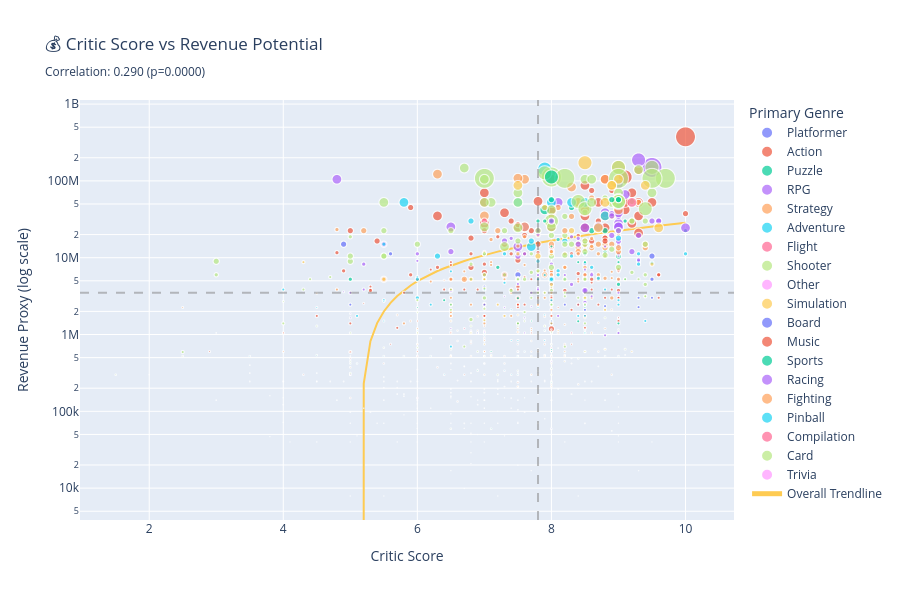

Notebook code cell kept with this figure:
### Markdown cell above
## 3. ROI Analysis: Revenue Potential by Critic Score

**Question:** Do critic scores translate to actual revenue?

**What to look for:**
- High score/High revenue quadrant = Proven success formula ✅
- Revenue increases with score = Reviews drive profits 💰
- Outliers = Marketing or franchise power

### Code cell
# Filter valid revenue data
df_revenue = df_analysis[df_analysis['revenue_proxy'] > 0].copy()

# Calculate correlation
corr_rev, p_value_rev = stats.pearsonr(df_revenue['critic_score'], df_revenue['revenue_proxy'])

# Add quadrants
median_score = df_revenue['critic_score'].median()
median_revenue = df_revenue['revenue_proxy'].median()

# Create scatter plot
fig = px.scatter(
    df_revenue,
    x='critic_score',
    y='revenue_proxy',
    color='primary_genre',
    size='owners_midpoint',
    hover_data=['title', 'price', 'owners_midpoint'],
    title=f'💰 Critic Score vs Revenue Potential<br><sub>Correlation: {corr_rev:.3f} (p={p_value_rev:.4f})</sub>',
    labels={'critic_score': 'Critic Score', 'revenue_proxy': 'Revenue Proxy ($)'},
    trendline='ols',
    trendline_scope='overall',
    height=600
)

# Add quadrant lines
fig.add_vline(x=median_score, line_dash="dash", line_color="gray", opacity=0.5)
fig.add_hline(y=median_revenue, line_dash="dash", line_color="gray", opacity=0.5)

# Add quadrant labels
fig.add_annotation(x=median_score + 1, y=median_revenue * 10, text="✅ Success Zone",
                  showarrow=False, bgcolor="lightgreen", opacity=0.7)
fig.add_annotation(x=median_score - 1, y=median_revenue * 10, text="⚠️ Hidden Gems",
                  showarrow=False, bgcolor="lightyellow", opacity=0.7)
fig.add_annotation(x=median_score + 1, y=median_revenue / 10, text="❓ Underperformers",
                  showarrow=False, bgcolor="lightcoral", opacity=0.7)

fig.update_yaxes(type='log', title='Revenue Proxy (log scale)')
fig.update_layout(
    showlegend=True,
    legend=dict(title='Primary Genre', orientation='v', x=1.02, y=1)
)

fig.show()

print(f"\n💡 Key Insight: Correlation = {corr_rev:.3f}")
if corr_rev > 0.3:
    print("✅ Strong relationship! Better reviews = Higher revenue potential")
elif corr_rev > 0.1:
    print("⚠️ Moderate relationship. Reviews help but other factors matter")
else:
    print("❌ Weak relationship. Marketing/franchise power may dominate")

### Figure 1 — Plotly figure (JSON) as saved in the notebook; plotly's stock layout.template omitted (floating-point values rounded to 4 significant figures; data arrays with more than 128 entries replaced by an {"elided": "..."} marker saying what was removed)
{"data": [{"customdata": [["1001 Spikes", 9.99, 75000], ["140", 3.99, 350000], ["A.R.E.S.: Extinction Agenda", 3.99, 150000], ["Aaru's Awakening", 10.99, 35000], ["And Yet It Moves", 6.99, 350000], ["Bionic Commando Rearmed", 6.49, 350000], ["Bit.Trip Runner", 6.99, 750000], ["Braid", 10.99, 1500000], ["Capsized", 5.99, 350000], ["DuckTales Remastered", 11.99, 350000], ["Escape Goat", 3.99, 35000], ["Fenix Rage", 9.99, 35000], ["Fez", 6.99, 1500000], ["Grow Home", 6.69, 350000], ["Grow Up", 8.59, 75000], ["Guacamelee!", 15.49, 35000], ["Hell Yeah! Wrath of the Dead Rabbit", 9.99, 1500000], ["InMomentum", 6.99, 75000], ["Limbo", 6.99, 3500000], ["Lovers in a Dangerous Spacetime", 10.99, 350000], ["Mushroom 11", 10.99, 150000], ["Pid", 6.99, 750000], ["Prince of Persia", 8.59, 350000], ["Psychonauts", 6.99, 3500000], ["Rayman Origins", 8.59, 350000], ["Shovel Knight", 18.99, 750000], ["Sideway: New York", 6.99, 75000], ["Snapshot", 6.99, 350000], ["SteamWorld Dig", 6.99, 750000], ["Super Meat Boy", 3.99, 10000], ["The Swapper", 11.99, 750000], ["They Bleed Pixels", 6.99, 350000], ["Thomas Was Alone", 5.99, 750000], ["Tobe's Vertical Adventure", 0.79, 75000], ["VVVVVV", 3.99, 1500000]], "hovertemplate": "primary_genre=Platformer<br>Critic Score=%{x}<br>Revenue Proxy ($)=%{y}<br>owners_midpoint=%{customdata[2]}<br>title=%{customdata[0]}<br>price=%{customdata[1]}<extra></extra>", "legendgroup": "Platformer", "marker": {"color": "#636efa", "size": [75000, 350000, 150000, 35000, 350000, 350000, 750000, 1500000, 350000, 350000, 35000, 35000, 1500000, 350000, 75000, 35000, 1500000, 75000, 3500000, 350000, 150000, 750000, 350000, 3500000, 350000, 750000, 75000, 350000, 750000, 10000, 750000, 350000, 750000, 75000, 1500000], "sizemode": "area", "sizeref": 37500, "symbol": "circle"}, "mode": "markers", "name": "Platformer", "showlegend": true, "type": "scattergl", "x": [8.0, 8.0, 7.5, 6.7, 8.4, 9.3, 7.0, 8.8, 8.5, 7.0, 8.0, 6.0, 9.5, 8.8, 7.8, 9.1, 4.9, 6.0, 9.0, 8.5, 9.0, 7.8, 9.3, 8.7, 9.5, 9.0, 8.0, 5.0, 9.5, 9.0, 9.3, 8.2, 8.0, 8.0, 7.5], "xaxis": "x", "y": [749200.0, 1396000.0, 598500.0, 384600.0, 2446000.0, 2272000.0, 5242000.0, 16480000.0, 2096000.0, 4196000.0, 139600.0, 349600.0, 10480000.0, 2342000.0, 644200.0, 542200.0, 14980000.0, 524200.0, 24460000.0, 3846000.0, 1648000.0, 5242000.0, 3006000.0, 24460000.0, 3006000.0, 14240000.0, 524200.0, 2446000.0, 5242000.0, 39900.0, 8992000.0, 2446000.0, 4492000.0, 59250.0, 5985000.0], "yaxis": "y"}, {"customdata": {"elided": "247x3 mixed values"}, "hovertemplate": "primary_genre=Action<br>Critic Score=%{x}<br>Revenue Proxy ($)=%{y}<br>owners_midpoint=%{customdata[2]}<br>title=%{customdata[0]}<br>price=%{customdata[1]}<extra></extra>", "legendgroup": "Action", "marker": {"color": "#EF553B", "size": {"elided": "247 int values"}, "sizemode": "area", "sizeref": 37500, "symbol": "circle"}, "mode": "markers", "name": "Action", "showlegend": true, "type": "scattergl", "x": {"elided": "247 float values"}, "xaxis": "x", "y": {"elided": "247 float values"}, "yaxis": "y"}, {"customdata": {"elided": "49x3 mixed values"}, "hovertemplate": "primary_genre=Puzzle<br>Critic Score=%{x}<br>Revenue Proxy ($)=%{y}<br>owners_midpoint=%{customdata[2]}<br>title=%{customdata[0]}<br>price=%{customdata[1]}<extra></extra>", "legendgroup": "Puzzle", "marker": {"color": "#00cc96", "size": [35000, 350000, 1500000, 350000, 35000, 10000, 350000, 750000, 150000, 150000, 75000, 35000, 750000, 3500000, 750000, 150000, 750000, 10000, 10000, 35000, 35000, 35000, 35000, 10000, 750000, 750000, 350000, 350000, 35000, 75000, 350000, 350000, 35000, 75000, 350000, 75000, 1500000, 350000, 35000, 1500000, 350000, 35000, 750000, 75000, 350000, 1500000, 150000, 350000, 150000], "sizemode": "area", "sizeref": 37500, "symbol": "circle"}, "mode": "markers", "name": "Puzzle", "showlegend": true, "type": "scattergl", "x": [5.9, 7.0, 8.6, 8.0, 7.4, 7.3, 7.5, 8.8, 6.8, 8.0, 8.0, 6.9, 9.0, 7.9, 7.2, 8.5, 5.0, 6.8, 6.0, 7.5, 6.5, 6.8, 7.7, 7.0, 7.5, 8.5, 8.4, 9.0, 8.5, 8.5, 8.0, 6.5, 6.7, 7.1, 8.0, 6.9, 8.8, 9.1, 4.0, 8.3, 7.0, 6.5, 10.0, 4.5, 8.0, 9.0, 7.1, 7.5, 8.0], "xaxis": "x", "y": [244600.0, 2446000.0, 22480000.0, 1488000.0, 148800.0, 47900.0, 2972000.0, 11990000.0, 1078000.0, 238500.0, 359200.0, 122200.0, 4500000.0, 41960000.0, 7492000.0, 1048000.0, 5242000.0, 20900.0, 59900.0, 209600.0, 419600.0, 244600.0, 244600.0, 69900.0, 5242000.0, 5242000.0, 1488000.0, 1396000.0, 244600.0, 1124000.0, 2446000.0, 2446000.0, 384600.0, 59250.0, 1396000.0, 336800.0, 22480000.0, 5246000.0, 244600.0, 44980000.0, 5246000.0, 174600.0, 22490000.0, 539200.0, 5246000.0, 10480000.0, 598500.0, 1396000.0, 637500.0], "yaxis": "y"}, {"customdata": {"elided": "81x3 mixed values"}, "hovertemplate": "primary_genre=RPG<br>Critic Score=%{x}<br>Revenue Proxy ($)=%{y}<br>owners_midpoint=%{customdata[2]}<br>title=%{customdata[0]}<br>price=%{customdata[1]}<extra></extra>", "legendgroup": "RPG", "marker": {"color": "#ab63fa", "size": [350000, 350000, 750000, 750000, 350000, 750000, 150000, 350000, 150000, 3500000, 75000, 350000, 750000, 750000, 750000, 150000, 750000, 750000, 750000, 75000, 3500000, 7500000, 75000, 750000, 1500000, 350000, 350000, 350000, 350000, 350000, 750000, 150000, 10000, 750000, 350000, 150000, 10000, 750000, 1500000, 1500000, 1500000, 1500000, 150000, 1500000, 3500000, 1500000, 150000, 350000, 1500000, 350000, 750000, 1500000, 750000, 1500000, 150000, 350000, 350000, 1500000, 3500000, 3500000, 3500000, 3500000, 3500000, 3500000, 3500000, 3500000, 3500000, 1500000, 1500000, 1500000, 15000000, 150000, 3500000, 3500000, 7500000, 350000, 1500000, 750000, 3500000, 750000, 750000], "sizemode": "area", "sizeref": 37500, "symbol": "circle"}, "mode": "markers", "name": "RPG", "showlegend": true, "type": "scattergl", "x": [8.8, 7.0, 8.0, 7.8, 7.8, 9.3, 6.5, 8.0, 7.6, 9.1, 6.8, 9.0, 7.0, 7.6, 9.0, 7.6, 8.5, 6.5, 8.5, 7.0, 9.0, 9.5, 7.0, 8.0, 5.5, 9.0, 7.0, 7.7, 8.6, 8.1, 9.0, 5.0, 6.0, 8.5, 8.6, 7.3, 6.8, 7.4, 9.2, 9.6, 9.6, 9.5, 7.3, 8.0, 8.1, 7.5, 7.7, 5.2, 9.0, 7.5, 8.6, 6.5, 5.2, 9.0, 6.5, 7.8, 6.5, 7.3, 9.0, 7.6, 9.0, 6.5, 9.0, 8.7, 8.8, 7.5, 9.0, 8.9, 9.3, 7.8, 9.5, 4.9, 8.5, 9.0, 9.3, 8.0, 7.5, 6.0, 10.0, 8.4, 8.4], "xaxis": "x", "y": [976500.0, 2446000.0, 3592000.0, 20240000.0, 4022000.0, 9368000.0, 1498000.0, 2446000.0, 1648000.0, 66460000.0, 1124000.0, 10500000.0, 11240000.0, 11240000.0, 11240000.0, 1048000.0, 3742000.0, 3742000.0, 2618000.0, 524200.0, 27960000.0, 149900000.0, 419200.0, 8242000.0, 14980000.0, 1047000.0, 3846000.0, 3496000.0, 3146000.0, 1746000.0, 14990000.0, 1648000.0, 39900.0, 8242000.0, 6296000.0, 2248000.0, 69900.0, 17840000.0, 11980000.0, 29980000.0, 29980000.0, 29980000.0, 3148000.0, 11980000.0, 52460000.0, 11980000.0, 2324000.0, 3846000.0, 34480000.0, 4546000.0, 5992000.0, 11980000.0, 8242000.0, 16480000.0, 1198000.0, 3846000.0, 3846000.0, 16480000.0, 90960000.0, 25160000.0, 25160000.0, 25160000.0, 25160000.0, 25160000.0, 38460000.0, 13960000.0, 38460000.0, 19480000.0, 19480000.0, 22480000.0, 149800000.0, 3598000.0, 24460000.0, 52460000.0, 187400000.0, 3846000.0, 10480000.0, 11240000.0, 24460000.0, 11240000.0, 17840000.0], "yaxis": "y"}, {"customdata": {"elided": "196x3 mixed values"}, "hovertemplate": "primary_genre=Strategy<br>Critic Score=%{x}<br>Revenue Proxy ($)=%{y}<br>owners_midpoint=%{customdata[2]}<br>title=%{customdata[0]}<br>price=%{customdata[1]}<extra></extra>", "legendgroup": "Strategy", "marker": {"color": "#FFA15A", "size": {"elided": "196 int values"}, "sizemode": "area", "sizeref": 37500, "symbol": "circle"}, "mode": "markers", "name": "Strategy", "showlegend": true, "type": "scattergl", "x": {"elided": "196 float values"}, "xaxis": "x", "y": {"elided": "196 float values"}, "yaxis": "y"}, {"customdata": {"elided": "128x3 mixed values"}, "hovertemplate": "primary_genre=Adventure<br>Critic Score=%{x}<br>Revenue Proxy ($)=%{y}<br>owners_midpoint=%{customdata[2]}<br>title=%{customdata[0]}<br>price=%{customdata[1]}<extra></extra>", "legendgroup": "Adventure", "marker": {"color": "#19d3f3", "size": [10000, 75000, 35000, 75000, 3500000, 3500000, 350000, 350000, 10000, 75000, 35000, 3500000, 3500000, 150000, 75000, 350000, 750000, 350000, 1500000, 35000, 75000, 35000, 7500000, 35000, 35000, 10000, 35000, 35000, 75000, 75000, 350000, 75000, 350000, 35000, 35000, 10000, 150000, 350000, 750000, 350000, 75000, 350000, 750000, 75000, 75000, 350000, 350000, 75000, 750000, 10000, 350000, 350000, 350000, 350000, 750000, 35000, 350000, 10000, 3500000, 75000, 3500000, 10000, 750000, 10000, 750000, 750000, 1500000, 75000, 150000, 750000, 10000, 75000, 10000, 75000, 750000, 10000, 1500000, 1500000, 350000, 350000, 35000, 150000, 150000, 350000, 750000, 150000, 10000, 75000, 75000, 75000, 35000, 150000, 150000, 150000, 35000, 350000, 750000, 10000, 150000, 150000, 150000, 350000, 750000, 10000, 35000, 750000, 1500000, 350000, 35000, 350000, 10000, 10000, 750000, 75000, 150000, 10000, 350000, 150000, 750000, 3500000, 750000, 1500000, 150000, 350000, 750000, 3500000, 75000, 150000], "sizemode": "area", "sizeref": 37500, "symbol": "circle"}, "mode": "markers", "name": "Adventure", "showlegend": true, "type": "scattergl", "x": [7.6, 6.0, 3.5, 3.5, 8.5, 8.3, 7.3, 5.5, 4.5, 7.3, 8.1, 8.0, 7.5, 5.5, 7.5, 9.0, 9.5, 8.4, 8.2, 7.8, 5.5, 9.0, 7.9, 7.5, 7.9, 8.2, 4.0, 7.8, 7.8, 5.1, 8.8, 5.8, 8.0, 8.0, 7.2, 7.5, 7.4, 6.5, 8.1, 6.0, 7.9, 6.2, 9.3, 7.0, 6.4, 9.0, 8.0, 7.5, 9.3, 7.5, 8.0, 7.5, 8.5, 6.5, 10.0, 7.5, 7.0, 7.2, 7.7, 6.2, 5.8, 7.2, 8.5, 5.5, 6.0, 8.1, 7.7, 6.2, 7.9, 5.5, 9.0, 8.8, 6.8, 7.4, 7.8, 7.0, 8.0, 6.3, 8.2, 4.0, 6.5, 7.9, 6.8, 8.5, 6.0, 4.5, 7.3, 7.0, 7.5, 7.6, 7.0, 7.0, 8.0, 5.5, 6.5, 6.5, 8.1, 6.7, 7.4, 7.5, 8.5, 6.8, 8.3, 8.0, 5.7, 8.6, 9.0, 6.8, 8.0, 8.0, 7.2, 6.8, 7.3, 7.0, 7.8, 6.9, 7.9, 7.0, 8.7, 8.8, 8.5, 6.8, 8.0, 9.4, 8.0, 9.0, 9.0, 8.5], "xaxis": "x", "y": [149900.0, 1124000.0, 244600.0, 524200.0, 52460000.0, 52460000.0, 4722000.0, 2796000.0, 39900.0, 336800.0, 195600.0, 52460000.0, 52460000.0, 1498000.0, 524200.0, 2796000.0, 8542000.0, 1746000.0, 16480000.0, 167600.0, 524200.0, 167600.0, 142400000.0, 139600.0, 244600.0, 39900.0, 244600.0, 69650.0, 336800.0, 419200.0, 3846000.0, 524200.0, 2796000.0, 244600.0, 195600.0, 69900.0, 2098000.0, 6646000.0, 6742000.0, 5596000.0, 1124000.0, 2446000.0, 11240000.0, 974200.0, 299200.0, 2446000.0, 2446000.0, 524200.0, 8242000.0, 71900.0, 2446000.0, 5246000.0, 1746000.0, 696500.0, 11240000.0, 244600.0, 3846000.0, 7900.0, 13960000.0, 524200.0, 52460000.0, 259900.0, 8542000.0, 7900.0, 5242000.0, 5992000.0, 16480000.0, 899200.0, 1798000.0, 14990000.0, 113900.0, 524200.0, 154900.0, 299200.0, 8992000.0, 139900.0, 5235000.0, 10480000.0, 5246000.0, 3846000.0, 542200.0, 838500.0, 1048000.0, 2446000.0, 2992000.0, 2248000.0, 149900.0, 524200.0, 299200.0, 599200.0, 139600.0, 1048000.0, 1048000.0, 2698000.0, 195600.0, 2446000.0, 17240000.0, 9900.0, 838500.0, 838500.0, 3448000.0, 5246000.0, 10490000.0, 149900.0, 167600.0, 7492000.0, 17980000.0, 5246000.0, 244600.0, 2446000.0, 249900.0, 28900.0, 11240000.0, 524200.0, 2248000.0, 139900.0, 5946000.0, 1498000.0, 5392000.0, 34960000.0, 11240000.0, 29980000.0, 598500.0, 1502000.0, 5242000.0, 48960000.0, 524200.0, 1048000.0], "yaxis": "y"}, {"customdata": [["Air Conflicts: Vietnam", 11.39, 35000], ["Battle of Europe", 6.99, 10000], ["Microsoft Flight Simulator X", 19.99, 1500000], ["Thunder Wolves", 7.99, 150000], ["Wings of Prey", 6.99, 150000]], "hovertemplate": "primary_genre=Flight<br>Critic Score=%{x}<br>Revenue Proxy ($)=%{y}<br>owners_midpoint=%{customdata[2]}<br>title=%{customdata[0]}<br>price=%{customdata[1]}<extra></extra>", "legendgroup": "Flight", "marker": {"color": "#FF6692", "size": [35000, 10000, 1500000, 150000, 150000], "sizemode": "area", "sizeref": 37500, "symbol": "circle"}, "mode": "markers", "name": "Flight", "showlegend": true, "type": "scattergl", "x": [3.5, 5.4, 7.0, 6.7, 8.3], "xaxis": "x", "y": [398600.0, 69900.0, 29980000.0, 1198000.0, 1048000.0], "yaxis": "y"}, {"customdata": {"elided": "184x3 mixed values"}, "hovertemplate": "primary_genre=Shooter<br>Critic Score=%{x}<br>Revenue Proxy ($)=%{y}<br>owners_midpoint=%{customdata[2]}<br>title=%{customdata[0]}<br>price=%{customdata[1]}<extra></extra>", "legendgroup": "Shooter", "marker": {"color": "#B6E880", "size": {"elided": "184 int values"}, "sizemode": "area", "sizeref": 37500, "symbol": "circle"}, "mode": "markers", "name": "Shooter", "showlegend": true, "type": "scattergl", "x": {"elided": "184 float values"}, "xaxis": "x", "y": {"elided": "184 float values"}, "yaxis": "y"}, {"customdata": [["Analogue: A Hate Story", 7.19, 150000], ["Blueberry Garden", 3.99, 35000], ["Gravity Ghost", 10.99, 10000], ["Musaic Box", 3.99, 35000]], "hovertemplate": "primary_genre=Other<br>Critic Score=%{x}<br>Revenue Proxy ($)=%{y}<br>owners_midpoint=%{customdata[2]}<br>title=%{customdata[0]}<br>price=%{customdata[1]}<extra></extra>", "legendgroup": "Other", "marker": {"color": "#FF97FF", "size": [150000, 35000, 10000, 35000], "sizemode": "area", "sizeref": 37500, "symbol": "circle"}, "mode": "markers", "name": "Other", "showlegend": true, "type": "scattergl", "x": [7.0, 6.0, 7.4, 8.0], "xaxis": "x", "y": [1078000.0, 139600.0, 109900.0, 139600.0], "yaxis": "y"}, {"customdata": {"elided": "48x3 mixed values"}, "hovertemplate": "primary_genre=Simulation<br>Critic Score=%{x}<br>Revenue Proxy ($)=%{y}<br>owners_midpoint=%{customdata[2]}<br>title=%{customdata[0]}<br>price=%{customdata[1]}<extra></extra>", "legendgroup": "Simulation", "marker": {"color": "#FECB52", "size": [350000, 1500000, 35000, 7500000, 350000, 750000, 150000, 75000, 10000, 150000, 350000, 75000, 75000, 350000, 3500000, 750000, 3500000, 35000, 3500000, 150000, 150000, 350000, 350000, 750000, 75000, 75000, 750000, 750000, 150000, 1500000, 750000, 75000, 150000, 150000, 150000, 3500000, 1500000, 3500000, 3500000, 3500000, 3500000, 35000, 350000, 10000, 350000, 350000, 350000, 750000], "sizemode": "area", "sizeref": 37500, "symbol": "circle"}, "mode": "markers", "name": "Simulation", "showlegend": true, "type": "scattergl", "x": [7.0, 8.3, 5.8, 8.5, 7.0, 7.5, 8.1, 8.2, 4.0, 7.0, 7.2, 7.1, 8.0, 8.5, 9.6, 9.5, 9.0, 7.0, 8.7, 9.2, 6.5, 7.0, 8.8, 8.0, 7.8, 6.9, 6.8, 5.5, 8.5, 7.9, 8.0, 8.8, 8.8, 7.5, 6.8, 8.8, 7.8, 9.4, 8.9, 8.9, 7.5, 7.9, 7.0, 6.8, 4.3, 7.3, 8.0, 8.0], "xaxis": "x", "y": [11900000.0, 22480000.0, 167600.0, 172400000.0, 5246000.0, 11240000.0, 1124000.0, 449200.0, 71900.0, 748500.0, 2446000.0, 539200.0, 224300.0, 3006000.0, 24460000.0, 8242000.0, 105000000.0, 419600.0, 24460000.0, 598500.0, 1498000.0, 5246000.0, 2096000.0, 11240000.0, 1049000.0, 1049000.0, 5242000.0, 5242000.0, 1648000.0, 44980000.0, 4492000.0, 644200.0, 643500.0, 1798000.0, 1048000.0, 52460000.0, 10480000.0, 87460000.0, 87460000.0, 87460000.0, 87460000.0, 251600.0, 1536000.0, 49900.0, 8746000.0, 1746000.0, 3496000.0, 11990000.0], "yaxis": "y"}, {"customdata": [["Armello", 14.99, 750000], ["Hero Academy", 4.79, 10000], ["The Witcher Adventure Game", 6.99, 150000]], "hovertemplate": "primary_genre=Board<br>Critic Score=%{x}<br>Revenue Proxy ($)=%{y}<br>owners_midpoint=%{customdata[2]}<br>title=%{customdata[0]}<br>price=%{customdata[1]}<extra></extra>", "legendgroup": "Board", "marker": {"color": "#636efa", "size": [750000, 10000, 150000], "sizemode": "area", "sizeref": 37500, "symbol": "circle"}, "mode": "markers", "name": "Board", "showlegend": true, "type": "scattergl", "x": [5.6, 9.0, 6.9], "xaxis": "x", "y": [11240000.0, 47900.0, 1048000.0], "yaxis": "y"}, {"customdata": [["Audiosurf", 10.99, 350000], ["Audiosurf 2", 10.99, 350000], ["Crypt of the Necrodancer", 10.99, 1500000], ["Soundodger", 5.59, 75000]], "hovertemplate": "primary_genre=Music<br>Critic Score=%{x}<br>Revenue Proxy ($)=%{y}<br>owners_midpoint=%{customdata[2]}<br>title=%{customdata[0]}<br>price=%{customdata[1]}<extra></extra>", "legendgroup": "Music", "marker": {"color": "#EF553B", "size": [350000, 350000, 1500000, 75000], "sizemode": "area", "sizeref": 37500, "symbol": "circle"}, "mode": "markers", "name": "Music", "showlegend": true, "type": "scattergl", "x": [8.6, 7.5, 8.8, 7.3], "xaxis": "x", "y": [3846000.0, 3846000.0, 16480000.0, 419200.0], "yaxis": "y"}, {"customdata": [["Blood Bowl", 7.99, 350000], ["Blood Bowl II", 14.99, 350000], ["Dangerous Golf", 14.99, 150000], ["Don Bradman Cricket", 15.49, 35000], ["Football Manager 2012", 37.99, 1500000], ["Football Manager 2013", 37.99, 1500000], ["Football Manager 2014", 37.99, 1500000], ["Football Manager 2015", 37.99, 1500000], ["NBA 2K10", 39.99, 750000], ["NBA 2K11", 39.99, 750000], ["NBA 2K13", 39.99, 750000], ["NBA 2K15", 39.99, 750000], ["NBA 2K9", 39.99, 350000], ["OlliOlli", 9.99, 150000], ["Out of the Park Baseball 15", 14.99, 150000], ["Pro Evolution Soccer 2013", 24.99, 350000], ["Pro Evolution Soccer 2014", 24.99, 350000], ["Pro Evolution Soccer 2015", 24.99, 350000], ["Rocket League", 14.99, 7500000], ["Rugby 15", 29.99, 10000], ["The Golf Club", 22.99, 35000]], "hovertemplate": "primary_genre=Sports<br>Critic Score=%{x}<br>Revenue Proxy ($)=%{y}<br>owners_midpoint=%{customdata[2]}<br>title=%{customdata[0]}<br>price=%{customdata[1]}<extra></extra>", "legendgroup": "Sports", "marker": {"color": "#00cc96", "size": [350000, 350000, 150000, 35000, 1500000, 1500000, 1500000, 1500000, 750000, 750000, 750000, 750000, 350000, 150000, 150000, 350000, 350000, 350000, 7500000, 10000, 35000], "sizemode": "area", "sizeref": 37500, "symbol": "circle"}, "mode": "markers", "name": "Sports", "showlegend": true, "type": "scattergl", "x": [6.4, 7.8, 6.0, 8.0, 9.0, 9.0, 8.0, 8.9, 7.9, 8.0, 9.1, 7.8, 8.0, 7.7, 8.5, 8.5, 8.4, 9.0, 8.0, 2.0, 7.0], "xaxis": "x", "y": [2796000.0, 5246000.0, 2248000.0, 542200.0, 56980000.0, 56980000.0, 56980000.0, 56980000.0, 29990000.0, 29990000.0, 29990000.0, 29990000.0, 14000000.0, 1498000.0, 2248000.0, 8746000.0, 8746000.0, 8746000.0, 112400000.0, 299900.0, 804600.0], "yaxis": "y"}, {"customdata": [["Burnout Paradise: The Ultimate Box", 9.99, 1500000], ["Death Track: Resurrection", 1.99, 35000], ["Dirt Rally", 24.99, 1500000], ["Ducati World Championship", 3.99, 35000], ["F1 2012", 14.99, 350000], ["F1 2013", 9.99, 150000], ["F1 2015", 29.99, 3500000], ["F1 2016", 39.99, 350000], ["FlatOut: Ultimate Carnage", 16.99, 350000], ["FlatOut 2", 5.99, 750000], ["Grid 2", 19.98, 1500000], ["Grid Autosport", 24.99, 750000], ["L.A. Street Racing", 9.29, 10000], ["MX vs. ATV Unleashed", 8.99, 35000], ["Need for Speed: Hot Pursuit", 14.99, 1500000], ["Need for Speed Shift", 9.99, 350000], ["Need for Speed Undercover", 9.99, 350000], ["Nimbus", 5.99, 75000], ["Off-Road Drive", 3.99, 75000], ["Project CARS", 23.39, 1500000], ["RACE 07", 2.49, 1500000], ["RC Cars", 1.99, 10000], ["Shift 2 Unleashed", 19.99, 350000], ["Split/Second", 15.49, 75000], ["Test Drive: Ferrari Racing Legends", 14.99, 10000], ["The Crew", 25.99, 350000], ["Trackmania 2: Canyon", 16.99, 150000], ["Trials 2: Second Edition", 5.99, 75000], ["Trials Fusion", 16.99, 350000], ["WRC 3 FIA World Rally Championship", 24.99, 75000], ["Xpand Rally", 3.99, 35000]], "hovertemplate": "primary_genre=Racing<br>Critic Score=%{x}<br>Revenue Proxy ($)=%{y}<br>owners_midpoint=%{customdata[2]}<br>title=%{customdata[0]}<br>price=%{customdata[1]}<extra></extra>", "legendgroup": "Racing", "marker": {"color": "#ab63fa", "size": [1500000, 35000, 1500000, 35000, 350000, 150000, 3500000, 350000, 350000, 750000, 1500000, 750000, 10000, 35000, 1500000, 350000, 350000, 75000, 75000, 1500000, 1500000, 10000, 350000, 75000, 10000, 350000, 150000, 75000, 350000, 75000, 35000], "sizemode": "area", "sizeref": 37500, "symbol": "circle"}, "mode": "markers", "name": "Racing", "showlegend": true, "type": "scattergl", "x": [8.4, 6.7, 8.9, 3.0, 9.0, 8.0, 4.8, 8.8, 7.8, 8.3, 8.0, 8.3, 6.5, 7.5, 9.0, 9.0, 5.0, 8.0, 5.0, 8.9, 8.5, 7.5, 8.5, 8.5, 6.5, 6.0, 8.5, 8.0, 8.2, 5.0, 8.0], "xaxis": "x", "y": [14980000.0, 69650.0, 37480000.0, 139600.0, 5246000.0, 1498000.0, 105000000.0, 14000000.0, 5946000.0, 4492000.0, 29970000.0, 18740000.0, 92900.0, 314600.0, 22480000.0, 3496000.0, 3496000.0, 449200.0, 299200.0, 35080000.0, 3735000.0, 19900.0, 6996000.0, 1162000.0, 149900.0, 9096000.0, 2548000.0, 449200.0, 5946000.0, 1874000.0, 139600.0], "yaxis": "y"}, {"customdata": [["Divekick", 3.99, 350000], ["Injustice: Gods Among Us -- Ultimate Edition", 14.99, 1500000], ["Nidhogg", 6.99, 750000], ["Punch Club", 6.99, 750000], ["Street Fighter IV", 13.99, 150000], ["Street Fighter V", 15.99, 750000]], "hovertemplate": "primary_genre=Fighting<br>Critic Score=%{x}<br>Revenue Proxy ($)=%{y}<br>owners_midpoint=%{customdata[2]}<br>title=%{customdata[0]}<br>price=%{customdata[1]}<extra></extra>", "legendgroup": "Fighting", "marker": {"color": "#FFA15A", "size": [350000, 1500000, 750000, 750000, 150000, 750000], "sizemode": "area", "sizeref": 37500, "symbol": "circle"}, "mode": "markers", "name": "Fighting", "showlegend": true, "type": "scattergl", "x": [7.0, 8.2, 9.0, 6.5, 8.9, 8.0], "xaxis": "x", "y": [1396000.0, 22480000.0, 5242000.0, 5242000.0, 2098000.0, 11990000.0], "yaxis": "y"}, {"customdata": [["Dream Pinball 3D", 4.99, 350000]], "hovertemplate": "primary_genre=Pinball<br>Critic Score=%{x}<br>Revenue Proxy ($)=%{y}<br>owners_midpoint=%{customdata[2]}<br>title=%{customdata[0]}<br>price=%{customdata[1]}<extra></extra>", "legendgroup": "Pinball", "marker": {"color": "#19d3f3", "size": [350000], "sizemode": "area", "sizeref": 37500, "symbol": "circle"}, "mode": "markers", "name": "Pinball", "showlegend": true, "type": "scattergl", "x": [5.1], "xaxis": "x", "y": [1746000.0], "yaxis": "y"}, {"customdata": [["Grand Theft Auto: Episodes from Liberty City", 14.99, 3500000]], "hovertemplate": "primary_genre=Compilation<br>Critic Score=%{x}<br>Revenue Proxy ($)=%{y}<br>owners_midpoint=%{customdata[2]}<br>title=%{customdata[0]}<br>price=%{customdata[1]}<extra></extra>", "legendgroup": "Compilation", "marker": {"color": "#FF6692", "size": [3500000], "sizemode": "area", "sizeref": 37500, "symbol": "circle"}, "mode": "markers", "name": "Compilation", "showlegend": true, "type": "scattergl", "x": [9.2], "xaxis": "x", "y": [52460000.0], "yaxis": "y"}, {"customdata": [["Hand of Fate", 14.99, 750000], ["Magic: The Gathering -- Duels of the Planeswalkers 2013", 6.99, 350000]], "hovertemplate": "primary_genre=Card<br>Critic Score=%{x}<br>Revenue Proxy ($)=%{y}<br>owners_midpoint=%{customdata[2]}<br>title=%{customdata[0]}<br>price=%{customdata[1]}<extra></extra>", "legendgroup": "Card", "marker": {"color": "#B6E880", "size": [750000, 350000], "sizemode": "area", "sizeref": 37500, "symbol": "circle"}, "mode": "markers", "name": "Card", "showlegend": true, "type": "scattergl", "x": [7.0, 8.5], "xaxis": "x", "y": [11240000.0, 2446000.0], "yaxis": "y"}, {"customdata": [["You Don't Know Jack", 1.99, 75000]], "hovertemplate": "primary_genre=Trivia<br>Critic Score=%{x}<br>Revenue Proxy ($)=%{y}<br>owners_midpoint=%{customdata[2]}<br>title=%{customdata[0]}<br>price=%{customdata[1]}<extra></extra>", "legendgroup": "Trivia", "marker": {"color": "#FF97FF", "size": [75000], "sizemode": "area", "sizeref": 37500, "symbol": "circle"}, "mode": "markers", "name": "Trivia", "showlegend": true, "type": "scattergl", "x": [6.0], "xaxis": "x", "y": [149200.0], "yaxis": "y"}, {"hovertemplate": "<b>OLS trendline</b><br>revenue_proxy = 5.88895e+06 * critic_score + -3.03925e+07<br>R<sup>2</sup>=0.083996<br><br>Critic Score=%{x}<br>Revenue Proxy ($)=%{y} <b>(trend)</b><extra></extra>", "legendgroup": "Overall Trendline", "line": {"color": "#FECB52"}, "mode": "lines", "name": "Overall Trendline", "showlegend": true, "type": "scatter", "x": {"elided": "1047 float values"}, "xaxis": "x", "y": {"elided": "1047 float values"}, "yaxis": "y"}], "layout": {"annotations": [{"bgcolor": "lightgreen", "opacity": 0.7, "showarrow": false, "text": "✅ Success Zone", "x": 8.8, "y": 34965000}, {"bgcolor": "lightyellow", "opacity": 0.7, "showarrow": false, "text": "⚠️ Hidden Gems", "x": 6.8, "y": 34965000}, {"bgcolor": "lightcoral", "opacity": 0.7, "showarrow": false, "text": "❓ Underperformers", "x": 8.8, "y": 349650}], "height": 600, "legend": {"itemsizing": "constant", "orientation": "v", "title": {"text": "Primary Genre"}, "tracegroupgap": 0, "x": 1.02, "y": 1}, "shapes": [{"line": {"color": "gray", "dash": "dash"}, "opacity": 0.5, "type": "line", "x0": 7.8, "x1": 7.8, "xref": "x", "y0": 0, "y1": 1, "yref": "y domain"}, {"line": {"color": "gray", "dash": "dash"}, "opacity": 0.5, "type": "line", "x0": 0, "x1": 1, "xref": "x domain", "y0": 3496500, "y1": 3496500, "yref": "y"}], "showlegend": true, "title": {"text": "💰 Critic Score vs Revenue Potential<br><sub>Correlation: 0.290 (p=0.0000)</sub>"}, "xaxis": {"anchor": "y", "domain": [0, 1], "title": {"text": "Critic Score"}}, "yaxis": {"anchor": "x", "domain": [0, 1], "title": {"text": "Revenue Proxy (log scale)"}, "type": "log"}}}
